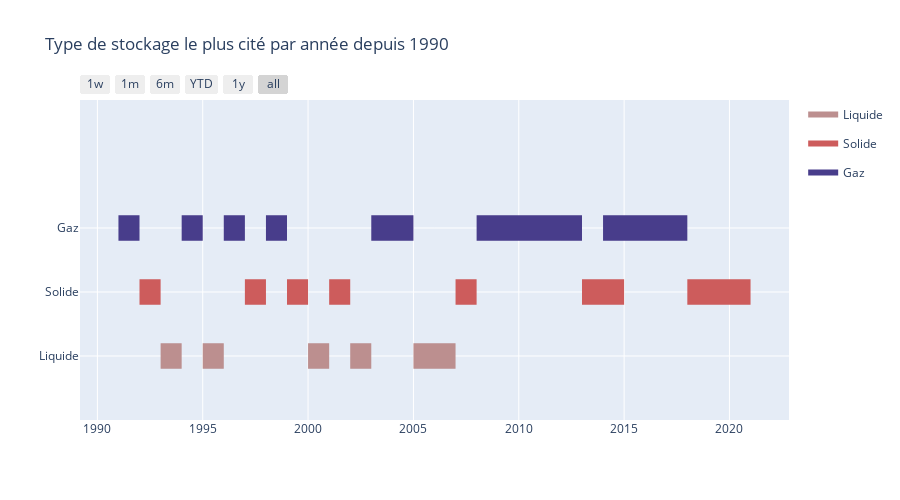

The cell this chart's notebook holds for it:
### Code cell
# (!) The code must be executed for the timeline to be displayed (!)
timeline("Type de stockage le plus cité par année depuis 1990", list_colors, annees, stockages)

### Figure 1 — Plotly figure (JSON) as saved in the notebook; plotly's stock layout.template omitted (floating-point values rounded to 4 significant figures)
{"data": [{"fill": "toself", "fillcolor": "rgb(188, 143, 143)", "hoverinfo": "skip", "legendgroup": "rgb(188, 143, 143)", "mode": "none", "name": "Liquide", "type": "scatter", "x": ["1993", "1994", "1994", "1993", "1993", "1995", "1996", "1996", "1995", "1995", "2000", "2001", "2001", "2000", "2000", "2002", "2003", "2003", "2002", "2002", "2005", "2006", "2006", "2005", "2005", "2006", "2007", "2007", "2006"], "y": [-0.2, -0.2, 0.2, 0.2, null, -0.2, -0.2, 0.2, 0.2, null, -0.2, -0.2, 0.2, 0.2, null, -0.2, -0.2, 0.2, 0.2, null, -0.2, -0.2, 0.2, 0.2, null, -0.2, -0.2, 0.2, 0.2]}, {"fill": "toself", "fillcolor": "rgb(205, 92, 92)", "hoverinfo": "skip", "legendgroup": "rgb(205, 92, 92)", "mode": "none", "name": "Solide", "type": "scatter", "x": ["1992", "1993", "1993", "1992", "1992", "1997", "1998", "1998", "1997", "1997", "1999", "2000", "2000", "1999", "1999", "2001", "2002", "2002", "2001", "2001", "2007", "2008", "2008", "2007", "2007", "2013", "2014", "2014", "2013", "2013", "2014", "2015", "2015", "2014", "2014", "2018", "2019", "2019", "2018", "2018", "2019", "2020", "2020", "2019", "2019", "2020", "2021", "2021", "2020"], "y": [0.8, 0.8, 1.2, 1.2, null, 0.8, 0.8, 1.2, 1.2, null, 0.8, 0.8, 1.2, 1.2, null, 0.8, 0.8, 1.2, 1.2, null, 0.8, 0.8, 1.2, 1.2, null, 0.8, 0.8, 1.2, 1.2, null, 0.8, 0.8, 1.2, 1.2, null, 0.8, 0.8, 1.2, 1.2, null, 0.8, 0.8, 1.2, 1.2, null, 0.8, 0.8, 1.2, 1.2]}, {"fill": "toself", "fillcolor": "rgb(72, 61, 139)", "hoverinfo": "skip", "legendgroup": "rgb(72, 61, 139)", "mode": "none", "name": "Gaz", "type": "scatter", "x": ["1991", "1992", "1992", "1991", "1991", "1994", "1995", "1995", "1994", "1994", "1996", "1997", "1997", "1996", "1996", "1998", "1999", "1999", "1998", "1998", "2003", "2004", "2004", "2003", "2003", "2004", "2005", "2005", "2004", "2004", "2008", "2009", "2009", "2008", "2008", "2009", "2010", "2010", "2009", "2009", "2010", "2011", "2011", "2010", "2010", "2011", "2012", "2012", "2011", "2011", "2012", "2013", "2013", "2012", "2012", "2014", "2015", "2015", "2014", "2014", "2015", "2016", "2016", "2015", "2015", "2016", "2017", "2017", "2016", "2016", "2017", "2018", "2018", "2017"], "y": [1.8, 1.8, 2.2, 2.2, null, 1.8, 1.8, 2.2, 2.2, null, 1.8, 1.8, 2.2, 2.2, null, 1.8, 1.8, 2.2, 2.2, null, 1.8, 1.8, 2.2, 2.2, null, 1.8, 1.8, 2.2, 2.2, null, 1.8, 1.8, 2.2, 2.2, null, 1.8, 1.8, 2.2, 2.2, null, 1.8, 1.8, 2.2, 2.2, null, 1.8, 1.8, 2.2, 2.2, null, 1.8, 1.8, 2.2, 2.2, null, 1.8, 1.8, 2.2, 2.2, null, 1.8, 1.8, 2.2, 2.2, null, 1.8, 1.8, 2.2, 2.2, null, 1.8, 1.8, 2.2, 2.2]}, {"legendgroup": "rgb(188, 143, 143)", "marker": {"color": "rgb(188, 143, 143)", "opacity": 0, "size": 1}, "mode": "markers", "name": "", "showlegend": false, "text": [null, null, null, null, null, null, null, null, null, null, null, null], "type": "scatter", "x": ["1993", "1994", "1995", "1996", "2000", "2001", "2002", "2003", "2005", "2006", "2006", "2007"], "y": [0, 0, 0, 0, 0, 0, 0, 0, 0, 0, 0, 0]}, {"legendgroup": "rgb(205, 92, 92)", "marker": {"color": "rgb(205, 92, 92)", "opacity": 0, "size": 1}, "mode": "markers", "name": "", "showlegend": false, "text": [null, null, null, null, null, null, null, null, null, null, null, null, null, null, null, null, null, null, null, null], "type": "scatter", "x": ["1992", "1993", "1997", "1998", "1999", "2000", "2001", "2002", "2007", "2008", "2013", "2014", "2014", "2015", "2018", "2019", "2019", "2020", "2020", "2021"], "y": [1, 1, 1, 1, 1, 1, 1, 1, 1, 1, 1, 1, 1, 1, 1, 1, 1, 1, 1, 1]}, {"legendgroup": "rgb(72, 61, 139)", "marker": {"color": "rgb(72, 61, 139)", "opacity": 0, "size": 1}, "mode": "markers", "name": "", "showlegend": false, "text": [null, null, null, null, null, null, null, null, null, null, null, null, null, null, null, null, null, null, null, null, null, null, null, null, null, null, null, null, null, null], "type": "scatter", "x": ["1991", "1992", "1994", "1995", "1996", "1997", "1998", "1999", "2003", "2004", "2004", "2005", "2008", "2009", "2009", "2010", "2010", "2011", "2011", "2012", "2012", "2013", "2014", "2015", "2015", "2016", "2016", "2017", "2017", "2018"], "y": [2, 2, 2, 2, 2, 2, 2, 2, 2, 2, 2, 2, 2, 2, 2, 2, 2, 2, 2, 2, 2, 2, 2, 2, 2, 2, 2, 2, 2, 2]}], "layout": {"height": 500, "hovermode": "closest", "showlegend": true, "title": {"text": "Type de stockage le plus cité par année depuis 1990"}, "xaxis": {"rangeselector": {"buttons": [{"count": 7, "label": "1w", "step": "day", "stepmode": "backward"}, {"count": 1, "label": "1m", "step": "month", "stepmode": "backward"}, {"count": 6, "label": "6m", "step": "month", "stepmode": "backward"}, {"count": 1, "label": "YTD", "step": "year", "stepmode": "todate"}, {"count": 1, "label": "1y", "step": "year", "stepmode": "backward"}, {"step": "all"}]}, "showgrid": true, "type": "date", "zeroline": false}, "yaxis": {"autorange": false, "range": [-1, 4], "showgrid": true, "ticktext": ["Liquide", "Solide", "Gaz"], "tickvals": [0, 1, 2], "zeroline": false}}}
